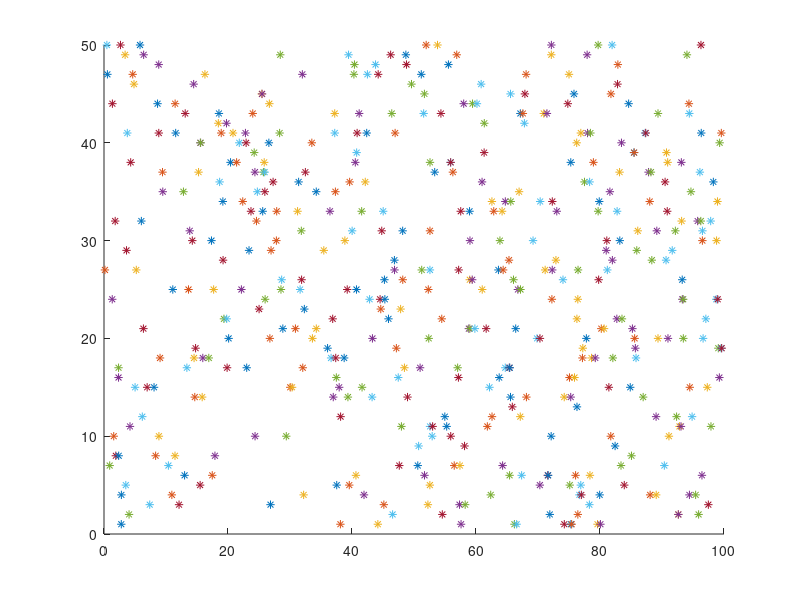
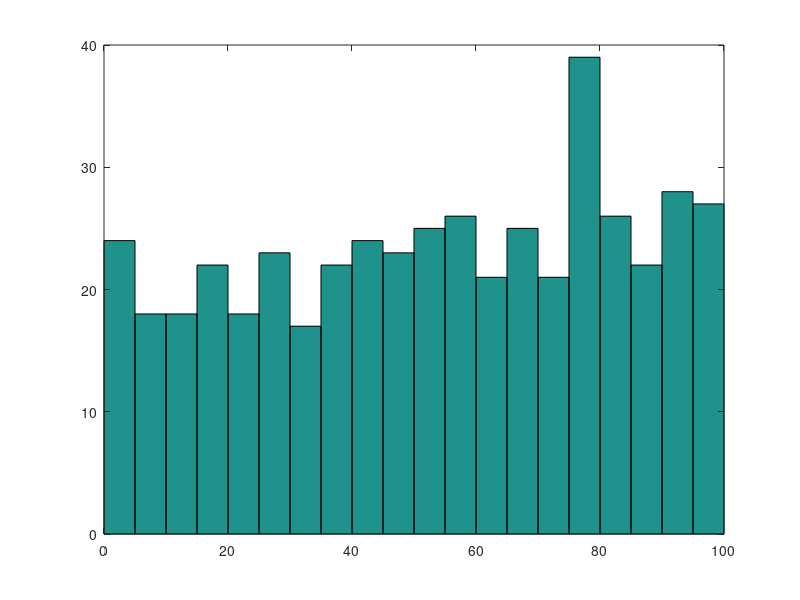
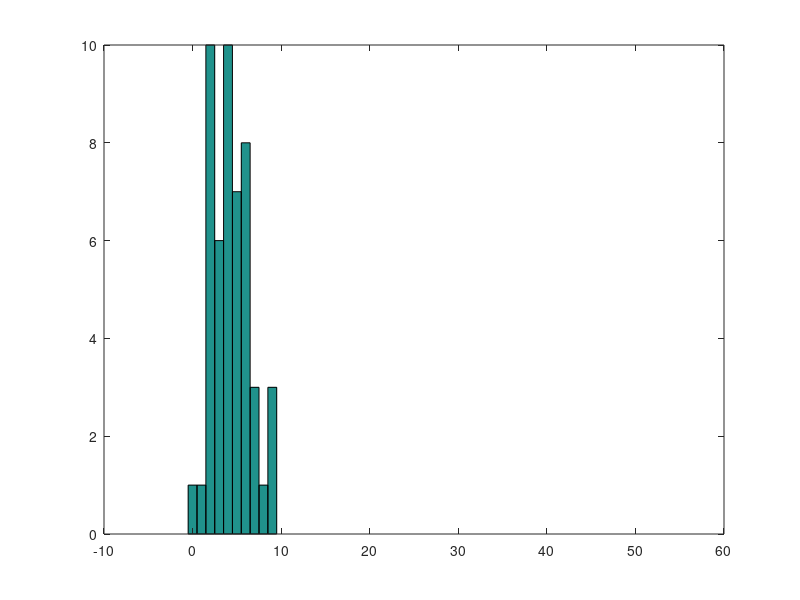

Source code (MATLAB) for these figures, in order: (Note: this script raises an error after producing the figures.)
%answer for HW7
%problem 2
clear all;
close all;

namta = 0.1;

%Generate 50 samples from exponential distribution 
e_mu = 1/namta;

e_s = exprnd(e_mu, 20,50);

for i=1:50
t(:,i) = cumsum(e_s(:,i));

temp = t(:,i);
P_t{i} = temp(temp<100);
hold on, plot(P_t{i}',i,'*')
end;

figure(2);
PP = [];
for i = 1:50
    PP = [PP P_t{i}'];
end

hist(PP,2.5:5:97.5);

figure (3);
for i=1:50
    r(i) = sum(P_t{i}>10 & P_t{i}<60);
end;

hist(r, 0:50);
% hold on, plot(P_t{i},i,'*')
% axis([0 100 0 50])
% end;

%do ks test
mu = mean(r);
x = 0:50;
est_cdf = poisscdf(x, mu);
[h,p] = kstest(r, [x' est_cdf']);
